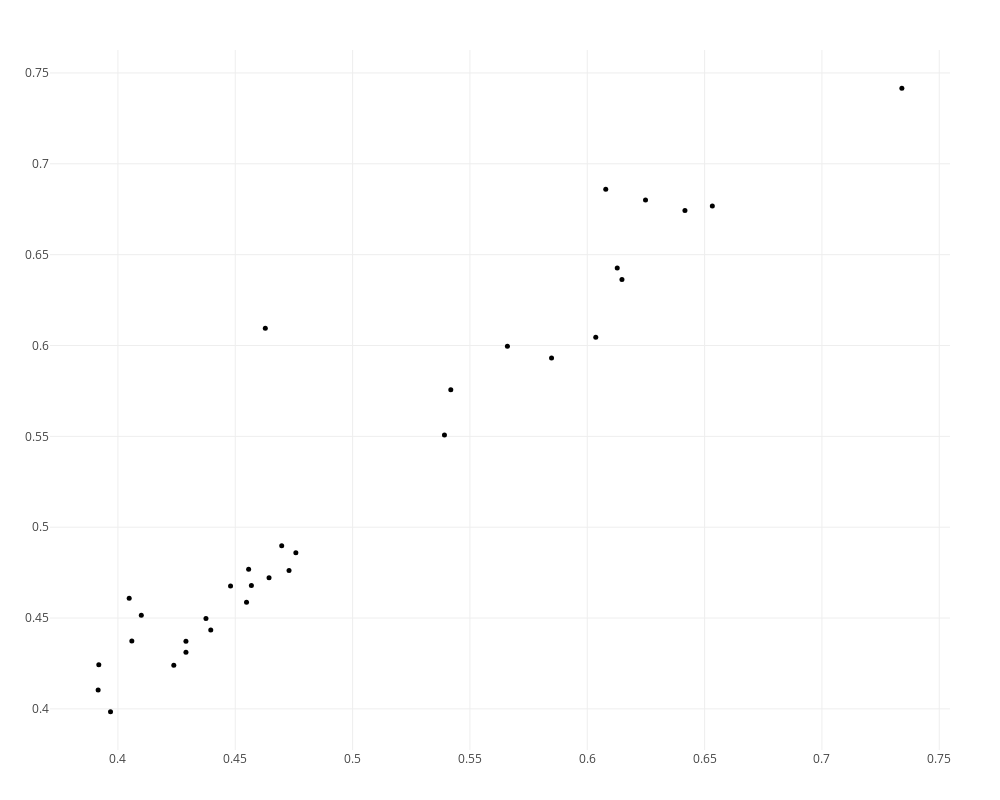

Notebook source saved alongside this figure:
### Code cell
plotpersistencediagram_pjs(C,dim=1)

### Figure 1 — Plotly figure (JSON) as saved in the notebook; plotly's stock layout.template omitted (floating-point values rounded to 4 significant figures)
{"data": [{"hoverinfo": "x+y+text", "marker": {"color": "black", "size": 5}, "mode": "markers", "text": ["class/size  1/5", "class/size  2/8", "class/size  3/7", "class/size  4/7", "class/size  5/5", "class/size  6/10", "class/size  7/16", "class/size  8/8", "class/size  9/10", "class/size  10/16", "class/size  11/29", "class/size  12/44", "class/size  13/10", "class/size  14/8", "class/size  15/9", "class/size  16/8", "class/size  17/4", "class/size  18/5", "class/size  19/8", "class/size  20/11", "class/size  21/10", "class/size  22/36", "class/size  23/10", "class/size  24/34", "class/size  25/23", "class/size  26/4", "class/size  27/63", "class/size  28/57", "class/size  29/67", "class/size  30/37", "class/size  31/9", "class/size  32/36"], "textfont": {"family": "Raleway, sans-serif"}, "textposition": "top center", "type": "scatter", "x": [0.3968, 0.41, 0.4238, 0.429, 0.4396, 0.4644, 0.4698, 0.4729, 0.6036, 0.6128, 0.6148, 0.7341, 0.3916, 0.3919, 0.4059, 0.429, 0.4375, 0.448, 0.4548, 0.4557, 0.4569, 0.4628, 0.4758, 0.5392, 0.5419, 0.5848, 0.6079, 0.6248, 0.6416, 0.6533, 0.4048, 0.566], "y": [0.3984, 0.4516, 0.4241, 0.4312, 0.4434, 0.4722, 0.4897, 0.4762, 0.6045, 0.6426, 0.6363, 0.7417, 0.4104, 0.4243, 0.4374, 0.4372, 0.4497, 0.4676, 0.4586, 0.4769, 0.4679, 0.6096, 0.486, 0.5508, 0.5756, 0.5932, 0.686, 0.6801, 0.6742, 0.6767, 0.4609, 0.5996]}, {"hoverinfo": "x+text", "marker": {"color": "red", "size": 6}, "mode": "markers", "text": [], "textfont": {"family": "Raleway, sans-serif"}, "textposition": "top center", "type": "scatter", "x": [], "y": []}], "layout": {"height": 800, "hovermode": "closest", "margin": {"b": 50, "l": 50, "r": 50, "t": 50}, "scene": {"aspectmode": "manual", "aspectratio": {"x": 1, "y": 1.002}}, "showlegend": false, "width": 1000}}
